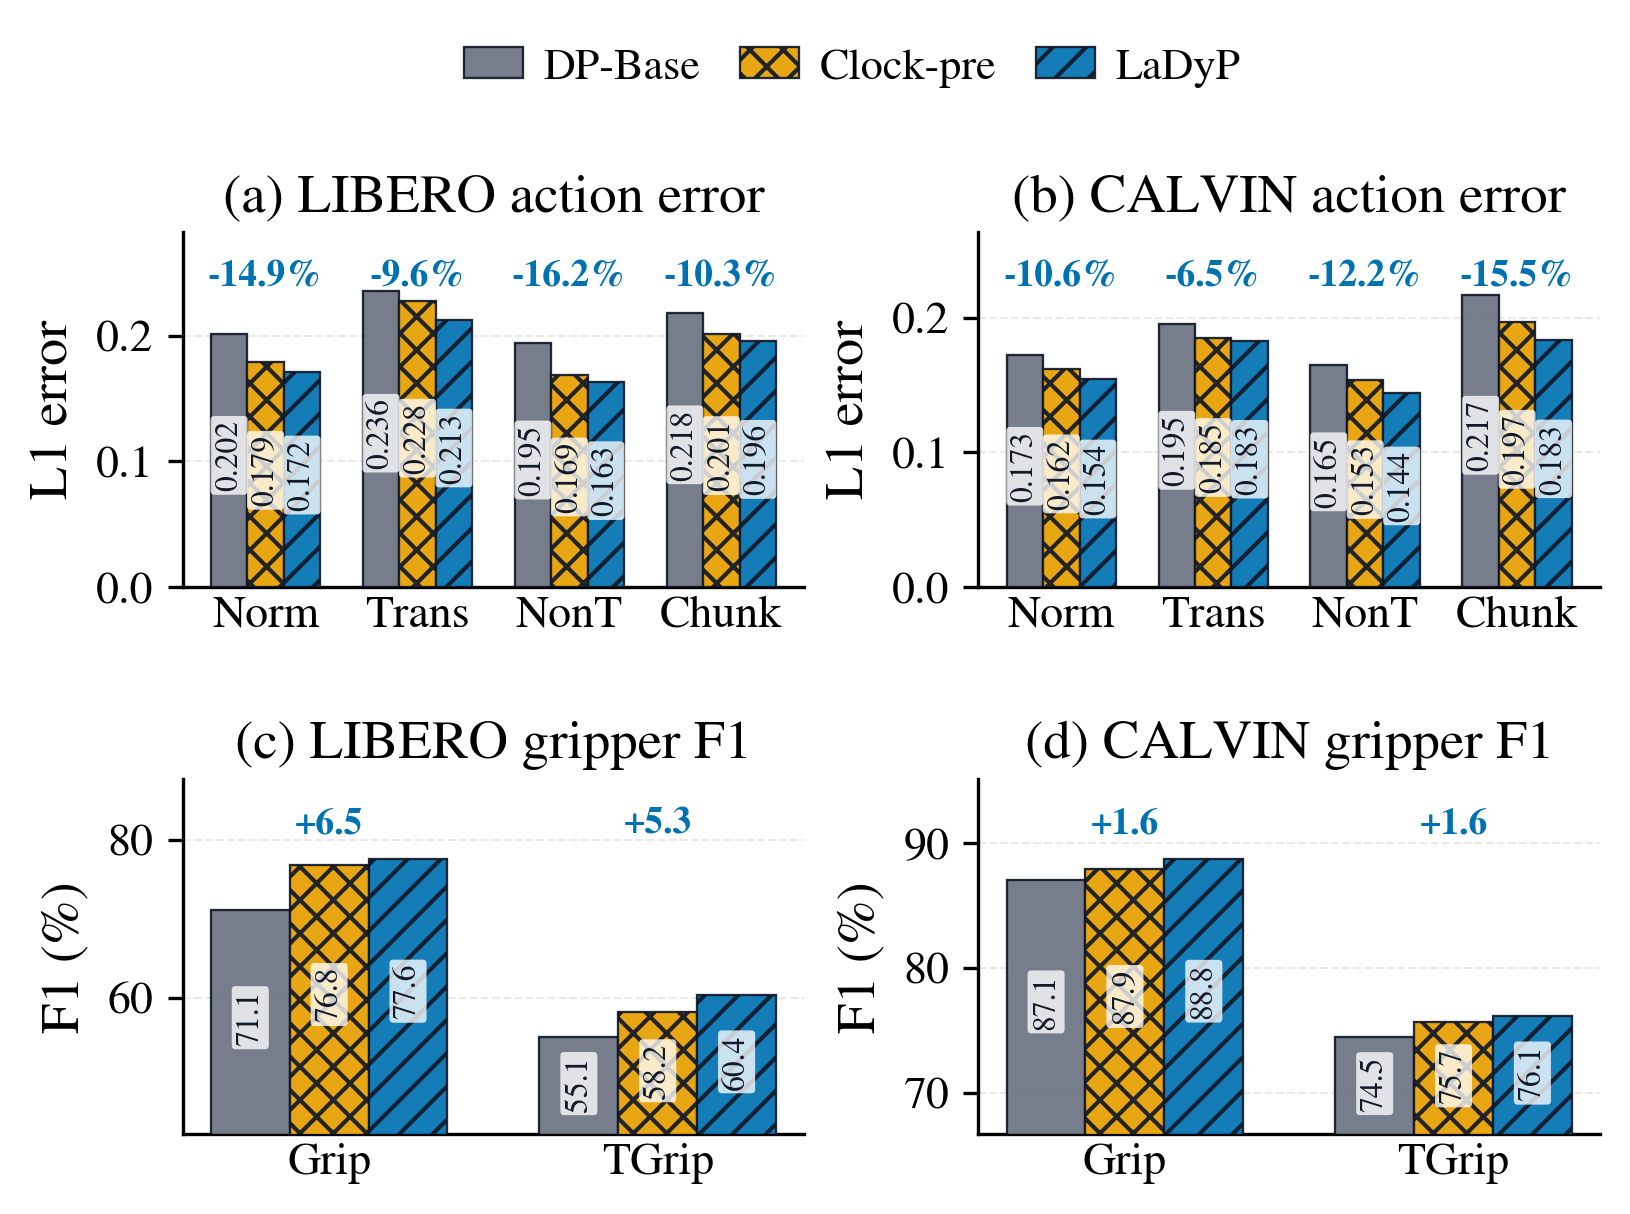

This chart was generated by the following Python code:
import json
from pathlib import Path

import matplotlib.pyplot as plt
import numpy as np

from plot_style import apply_paper_style


OUT_DIR = Path(__file__).resolve().parent
OUT_NAME = "main_policy_improvement"
DATA_FILE = OUT_DIR / "main_policy_improvement_data.json"

DATASETS = ["LIBERO", "CALVIN"]
ACTION_METRICS = ["NormL1", "TransL1", "NonTransL1", "ChunkL1"]
GRIPPER_METRICS = ["GripF1", "TGripF1"]
METHODS = ["DP-Base", "Clock-pre", "LaDyP"]

SHORT_LABELS = {
    "NormL1": "Norm",
    "TransL1": "Trans",
    "NonTransL1": "NonT",
    "ChunkL1": "Chunk",
    "GripF1": "Grip",
    "TGripF1": "TGrip",
}

COLORS = {
    "DP-Base": "#6B7280",
    "Clock-pre": "#E69F00",
    "LaDyP": "#0072B2",
}

HATCHES = {
    "DP-Base": "",
    "Clock-pre": "xxx",
    "LaDyP": "///",
}

PANEL_TITLE_SIZE = 13.2
AXIS_LABEL_SIZE_LOCAL = 13.0
TICK_LABEL_SIZE_LOCAL = 11.0
LEGEND_SIZE_LOCAL = 10.6
DELTA_LABEL_SIZE = 9.0
BAR_VALUE_SIZE = 7.6


def load_values():
    payload = json.loads(DATA_FILE.read_text())
    return payload["values"]


def set_style():
    apply_paper_style(
        {
            "font.size": 11.0,
            "axes.labelsize": AXIS_LABEL_SIZE_LOCAL,
            "axes.titlesize": PANEL_TITLE_SIZE,
            "legend.fontsize": LEGEND_SIZE_LOCAL,
            "xtick.labelsize": TICK_LABEL_SIZE_LOCAL,
            "ytick.labelsize": TICK_LABEL_SIZE_LOCAL,
            "axes.grid": True,
            "grid.linestyle": "--",
            "grid.linewidth": 0.5,
            "grid.alpha": 0.28,
        }
    )


def metric_values(values, dataset, metric):
    return np.array([values[method][dataset][metric] for method in METHODS], dtype=float)


def draw_panel(ax, values, dataset, metrics, title, kind):
    x = np.arange(len(metrics))
    width = 0.24
    offsets = np.linspace(-width, width, len(METHODS))

    raw = np.array([[values[method][dataset][metric] for metric in metrics] for method in METHODS])
    if kind == "f1":
        plot_values = raw * 100.0
        ylabel = "F1 (%)"
        value_fmt = "{:.1f}"
    else:
        plot_values = raw
        ylabel = "L1 error"
        value_fmt = "{:.3f}"

    ymax = float(plot_values.max())
    ymin = float(plot_values.min())
    span = max(ymax - ymin, 1e-6)
    lower = 0.0 if kind == "error" else max(0.0, ymin - span * 0.55)
    upper = ymax + span * (0.65 if kind == "error" else 0.45)
    ax.set_ylim(lower, upper)

    for j, method in enumerate(METHODS):
        bars = ax.bar(
            x + offsets[j],
            plot_values[j],
            width,
            label=method,
            color=COLORS[method],
            edgecolor="#111827",
            linewidth=0.55,
            hatch=HATCHES[method],
            alpha=0.92,
            zorder=3,
        )
        for bar, value in zip(bars, plot_values[j]):
            visible_bottom = max(lower, 0.0)
            label_y = visible_bottom + (bar.get_height() - visible_bottom) * 0.52
            ax.text(
                bar.get_x() + bar.get_width() / 2,
                label_y,
                value_fmt.format(value),
                ha="center",
                va="center",
                fontsize=BAR_VALUE_SIZE,
                rotation=90,
                color="#111827",
                bbox={
                    "boxstyle": "round,pad=0.12",
                    "facecolor": "white",
                    "edgecolor": "none",
                    "alpha": 0.78,
                },
                zorder=5,
            )

    base = raw[METHODS.index("DP-Base")]
    ladyp = raw[METHODS.index("LaDyP")]
    for i, metric in enumerate(metrics):
        if kind == "error":
            delta = (base[i] - ladyp[i]) / base[i] * 100.0
            label = f"-{delta:.1f}%"
        else:
            delta = (ladyp[i] - base[i]) * 100.0
            label = f"+{delta:.1f}"
        ax.text(
            x[i],
            upper - (upper - lower) * 0.08,
            label,
            ha="center",
            va="top",
            fontsize=DELTA_LABEL_SIZE,
            color=COLORS["LaDyP"],
            fontweight="bold",
        )

    ax.set_title(title, fontsize=PANEL_TITLE_SIZE, fontweight="normal", pad=5)
    ax.set_xticks(x)
    ax.set_xticklabels([SHORT_LABELS[m] for m in metrics])
    ax.set_ylabel(ylabel, fontsize=AXIS_LABEL_SIZE_LOCAL, labelpad=4)
    ax.grid(axis="y", zorder=0)
    ax.grid(axis="x", visible=False)
    ax.tick_params(axis="x", length=0, labelsize=TICK_LABEL_SIZE_LOCAL, pad=2)
    ax.tick_params(axis="y", labelsize=TICK_LABEL_SIZE_LOCAL)


def main():
    set_style()
    values = load_values()

    fig, axes = plt.subplots(2, 2, figsize=(5.25, 4.15), sharex=False)

    draw_panel(axes[0, 0], values, "LIBERO", ACTION_METRICS, "(a) LIBERO action error", "error")
    draw_panel(axes[0, 1], values, "CALVIN", ACTION_METRICS, "(b) CALVIN action error", "error")
    draw_panel(axes[1, 0], values, "LIBERO", GRIPPER_METRICS, "(c) LIBERO gripper F1", "f1")
    draw_panel(axes[1, 1], values, "CALVIN", GRIPPER_METRICS, "(d) CALVIN gripper F1", "f1")

    handles, labels = axes[0, 0].get_legend_handles_labels()
    fig.legend(
        handles,
        labels,
        ncol=3,
        frameon=False,
        loc="upper center",
        bbox_to_anchor=(0.52, 1.025),
        handlelength=1.35,
        columnspacing=0.9,
        handletextpad=0.45,
        fontsize=LEGEND_SIZE_LOCAL,
    )
    fig.subplots_adjust(left=0.095, right=0.995, top=0.845, bottom=0.12, wspace=0.28, hspace=0.54)

    OUT_DIR.mkdir(parents=True, exist_ok=True)
    for ext in ("pdf", "png"):
        out = OUT_DIR / f"{OUT_NAME}.{ext}"
        fig.savefig(out, dpi=300, bbox_inches="tight")
        print(out)


if __name__ == "__main__":
    main()
